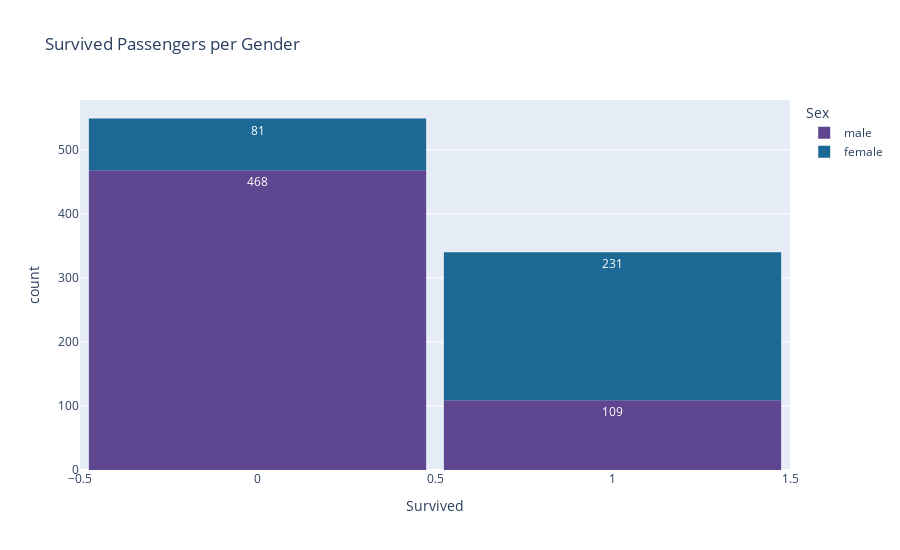

The code cell stored with this chart in its notebook:
### Markdown cell above
Passengers who survived were mostly from the Class 1. The count was 134. <br>
Among the 549 passengers who did not survive, 372 were from Class 3. The rest were from Class 1 & 2.

### Code cell
# Plotting the number of survived passengers of each gender
fig = px.histogram(data_frame= titanic, x="Survived", color="Sex", text_auto= True, title= 'Survived Passengers per Gender',
                   color_discrete_sequence=px.colors.qualitative.Prism)
fig.update_layout(bargap=0.05, height = 550, autosize = False)
fig.show()

### Figure 1 — Plotly figure (JSON) as saved in the notebook; plotly's stock layout.template omitted (floating-point values rounded to 4 significant figures; data arrays with more than 128 entries replaced by an {"elided": "..."} marker saying what was removed)
{"data": [{"alignmentgroup": "True", "bingroup": "x", "hovertemplate": "Sex=male<br>Survived=%{x}<br>count=%{y}<extra></extra>", "legendgroup": "male", "marker": {"color": "rgb(95, 70, 144)", "pattern": {"shape": ""}}, "name": "male", "offsetgroup": "male", "orientation": "v", "showlegend": true, "texttemplate": "%{value}", "type": "histogram", "x": {"elided": "577 int values"}, "xaxis": "x", "yaxis": "y"}, {"alignmentgroup": "True", "bingroup": "x", "hovertemplate": "Sex=female<br>Survived=%{x}<br>count=%{y}<extra></extra>", "legendgroup": "female", "marker": {"color": "rgb(29, 105, 150)", "pattern": {"shape": ""}}, "name": "female", "offsetgroup": "female", "orientation": "v", "showlegend": true, "texttemplate": "%{value}", "type": "histogram", "x": {"elided": "312 int values"}, "xaxis": "x", "yaxis": "y"}], "layout": {"autosize": false, "bargap": 0.05, "barmode": "relative", "height": 550, "legend": {"title": {"text": "Sex"}, "tracegroupgap": 0}, "title": {"text": "Survived Passengers per Gender"}, "xaxis": {"anchor": "y", "domain": [0, 1], "title": {"text": "Survived"}}, "yaxis": {"anchor": "x", "domain": [0, 1], "title": {"text": "count"}}}}
